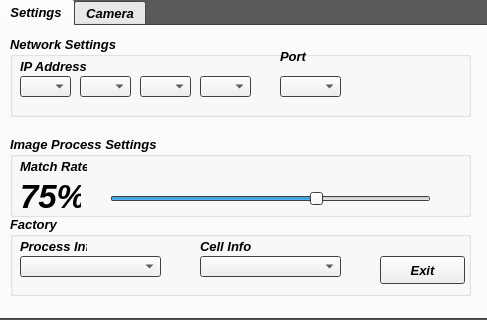
<?xml version="1.0" encoding="UTF-8"?>
<ui version="4.0">
 <class>MainWindow</class>
 <widget class="QMainWindow" name="MainWindow">
  <property name="geometry">
   <rect>
    <x>0</x>
    <y>0</y>
    <width>487</width>
    <height>320</height>
   </rect>
  </property>
  <property name="palette">
   <palette>
    <active>
     <colorrole role="Base">
      <brush brushstyle="SolidPattern">
       <color alpha="255">
        <red>255</red>
        <green>255</green>
        <blue>255</blue>
       </color>
      </brush>
     </colorrole>
     <colorrole role="Window">
      <brush brushstyle="SolidPattern">
       <color alpha="255">
        <red>90</red>
        <green>90</green>
        <blue>90</blue>
       </color>
      </brush>
     </colorrole>
    </active>
    <inactive>
     <colorrole role="Base">
      <brush brushstyle="SolidPattern">
       <color alpha="255">
        <red>255</red>
        <green>255</green>
        <blue>255</blue>
       </color>
      </brush>
     </colorrole>
     <colorrole role="Window">
      <brush brushstyle="SolidPattern">
       <color alpha="255">
        <red>90</red>
        <green>90</green>
        <blue>90</blue>
       </color>
      </brush>
     </colorrole>
    </inactive>
    <disabled>
     <colorrole role="Base">
      <brush brushstyle="SolidPattern">
       <color alpha="255">
        <red>90</red>
        <green>90</green>
        <blue>90</blue>
       </color>
      </brush>
     </colorrole>
     <colorrole role="Window">
      <brush brushstyle="SolidPattern">
       <color alpha="255">
        <red>90</red>
        <green>90</green>
        <blue>90</blue>
       </color>
      </brush>
     </colorrole>
    </disabled>
   </palette>
  </property>
  <property name="windowTitle">
   <string>MainWindow</string>
  </property>
  <widget class="QWidget" name="centralWidget">
   <widget class="QTabWidget" name="tabWidget">
    <property name="geometry">
     <rect>
      <x>-2</x>
      <y>-1</y>
      <width>491</width>
      <height>321</height>
     </rect>
    </property>
    <property name="font">
     <font>
      <pointsize>10</pointsize>
      <weight>75</weight>
      <italic>true</italic>
      <bold>true</bold>
     </font>
    </property>
    <property name="currentIndex">
     <number>0</number>
    </property>
    <widget class="QWidget" name="SettingTab">
     <attribute name="title">
      <string>Settings</string>
     </attribute>
     <widget class="QGroupBox" name="groupBox">
      <property name="geometry">
       <rect>
        <x>10</x>
        <y>10</y>
        <width>461</width>
        <height>81</height>
       </rect>
      </property>
      <property name="contextMenuPolicy">
       <enum>Qt::NoContextMenu</enum>
      </property>
      <property name="autoFillBackground">
       <bool>false</bool>
      </property>
      <property name="title">
       <string>Network Settings</string>
      </property>
      <property name="flat">
       <bool>false</bool>
      </property>
      <property name="checkable">
       <bool>false</bool>
      </property>
      <widget class="QLabel" name="label_3">
       <property name="geometry">
        <rect>
         <x>10</x>
         <y>20</y>
         <width>67</width>
         <height>21</height>
        </rect>
       </property>
       <property name="text">
        <string>IP Address</string>
       </property>
      </widget>
      <widget class="QComboBox" name="ipcb1">
       <property name="geometry">
        <rect>
         <x>10</x>
         <y>40</y>
         <width>51</width>
         <height>21</height>
        </rect>
       </property>
      </widget>
      <widget class="QComboBox" name="ipcb2">
       <property name="geometry">
        <rect>
         <x>70</x>
         <y>40</y>
         <width>51</width>
         <height>21</height>
        </rect>
       </property>
      </widget>
      <widget class="QComboBox" name="ipcb3">
       <property name="geometry">
        <rect>
         <x>130</x>
         <y>40</y>
         <width>51</width>
         <height>21</height>
        </rect>
       </property>
      </widget>
      <widget class="QComboBox" name="ipcb4">
       <property name="geometry">
        <rect>
         <x>190</x>
         <y>40</y>
         <width>51</width>
         <height>21</height>
        </rect>
       </property>
      </widget>
      <widget class="QComboBox" name="portcb">
       <property name="geometry">
        <rect>
         <x>270</x>
         <y>40</y>
         <width>61</width>
         <height>21</height>
        </rect>
       </property>
      </widget>
      <widget class="QLabel" name="label_4">
       <property name="geometry">
        <rect>
         <x>270</x>
         <y>10</y>
         <width>67</width>
         <height>21</height>
        </rect>
       </property>
       <property name="text">
        <string>Port</string>
       </property>
      </widget>
     </widget>
     <widget class="QGroupBox" name="groupBox_2">
      <property name="geometry">
       <rect>
        <x>10</x>
        <y>110</y>
        <width>461</width>
        <height>81</height>
       </rect>
      </property>
      <property name="title">
       <string>Image Process Settings</string>
      </property>
      <widget class="QSlider" name="matchRateSlider">
       <property name="geometry">
        <rect>
         <x>100</x>
         <y>50</y>
         <width>321</width>
         <height>26</height>
        </rect>
       </property>
       <property name="maximum">
        <number>100</number>
       </property>
       <property name="value">
        <number>65</number>
       </property>
       <property name="orientation">
        <enum>Qt::Horizontal</enum>
       </property>
      </widget>
      <widget class="QLabel" name="label_5">
       <property name="geometry">
        <rect>
         <x>10</x>
         <y>20</y>
         <width>67</width>
         <height>21</height>
        </rect>
       </property>
       <property name="text">
        <string>Match Rate</string>
       </property>
      </widget>
      <widget class="QLabel" name="currentRate">
       <property name="geometry">
        <rect>
         <x>10</x>
         <y>40</y>
         <width>61</width>
         <height>41</height>
        </rect>
       </property>
       <property name="font">
        <font>
         <pointsize>25</pointsize>
        </font>
       </property>
       <property name="text">
        <string>75%</string>
       </property>
       <property name="textFormat">
        <enum>Qt::AutoText</enum>
       </property>
      </widget>
     </widget>
     <widget class="QGroupBox" name="groupBox_3">
      <property name="geometry">
       <rect>
        <x>10</x>
        <y>190</y>
        <width>461</width>
        <height>80</height>
       </rect>
      </property>
      <property name="title">
       <string>Factory</string>
      </property>
      <widget class="QComboBox" name="factorycb">
       <property name="geometry">
        <rect>
         <x>10</x>
         <y>40</y>
         <width>141</width>
         <height>21</height>
        </rect>
       </property>
      </widget>
      <widget class="QPushButton" name="exitButton">
       <property name="geometry">
        <rect>
         <x>370</x>
         <y>40</y>
         <width>85</width>
         <height>28</height>
        </rect>
       </property>
       <property name="text">
        <string>Exit</string>
       </property>
      </widget>
      <widget class="QLabel" name="label">
       <property name="geometry">
        <rect>
         <x>190</x>
         <y>20</y>
         <width>67</width>
         <height>21</height>
        </rect>
       </property>
       <property name="text">
        <string>Cell Info</string>
       </property>
      </widget>
      <widget class="QLabel" name="label_2">
       <property name="geometry">
        <rect>
         <x>10</x>
         <y>20</y>
         <width>67</width>
         <height>21</height>
        </rect>
       </property>
       <property name="text">
        <string>Process Info</string>
       </property>
      </widget>
      <widget class="QComboBox" name="cellinfocb">
       <property name="geometry">
        <rect>
         <x>190</x>
         <y>40</y>
         <width>141</width>
         <height>21</height>
        </rect>
       </property>
      </widget>
     </widget>
    </widget>
    <widget class="QWidget" name="CameraTab">
     <property name="palette">
      <palette>
       <active>
        <colorrole role="WindowText">
         <brush brushstyle="SolidPattern">
          <color alpha="255">
           <red>0</red>
           <green>0</green>
           <blue>0</blue>
          </color>
         </brush>
        </colorrole>
        <colorrole role="Button">
         <brush brushstyle="SolidPattern">
          <color alpha="255">
           <red>175</red>
           <green>175</green>
           <blue>175</blue>
          </color>
         </brush>
        </colorrole>
        <colorrole role="Light">
         <brush brushstyle="SolidPattern">
          <color alpha="255">
           <red>255</red>
           <green>255</green>
           <blue>255</blue>
          </color>
         </brush>
        </colorrole>
        <colorrole role="Midlight">
         <brush brushstyle="SolidPattern">
          <color alpha="255">
           <red>215</red>
           <green>215</green>
           <blue>215</blue>
          </color>
         </brush>
        </colorrole>
        <colorrole role="Dark">
         <brush brushstyle="SolidPattern">
          <color alpha="255">
           <red>87</red>
           <green>87</green>
           <blue>87</blue>
          </color>
         </brush>
        </colorrole>
        <colorrole role="Mid">
         <brush brushstyle="SolidPattern">
          <color alpha="255">
           <red>117</red>
           <green>117</green>
           <blue>117</blue>
          </color>
         </brush>
        </colorrole>
        <colorrole role="Text">
         <brush brushstyle="SolidPattern">
          <color alpha="255">
           <red>0</red>
           <green>0</green>
           <blue>0</blue>
          </color>
         </brush>
        </colorrole>
        <colorrole role="BrightText">
         <brush brushstyle="SolidPattern">
          <color alpha="255">
           <red>255</red>
           <green>255</green>
           <blue>255</blue>
          </color>
         </brush>
        </colorrole>
        <colorrole role="ButtonText">
         <brush brushstyle="SolidPattern">
          <color alpha="255">
           <red>0</red>
           <green>0</green>
           <blue>0</blue>
          </color>
         </brush>
        </colorrole>
        <colorrole role="Base">
         <brush brushstyle="SolidPattern">
          <color alpha="255">
           <red>255</red>
           <green>255</green>
           <blue>255</blue>
          </color>
         </brush>
        </colorrole>
        <colorrole role="Window">
         <brush brushstyle="SolidPattern">
          <color alpha="255">
           <red>175</red>
           <green>175</green>
           <blue>175</blue>
          </color>
         </brush>
        </colorrole>
        <colorrole role="Shadow">
         <brush brushstyle="SolidPattern">
          <color alpha="255">
           <red>0</red>
           <green>0</green>
           <blue>0</blue>
          </color>
         </brush>
        </colorrole>
        <colorrole role="AlternateBase">
         <brush brushstyle="SolidPattern">
          <color alpha="255">
           <red>215</red>
           <green>215</green>
           <blue>215</blue>
          </color>
         </brush>
        </colorrole>
        <colorrole role="ToolTipBase">
         <brush brushstyle="SolidPattern">
          <color alpha="255">
           <red>255</red>
           <green>255</green>
           <blue>220</blue>
          </color>
         </brush>
        </colorrole>
        <colorrole role="ToolTipText">
         <brush brushstyle="SolidPattern">
          <color alpha="255">
           <red>0</red>
           <green>0</green>
           <blue>0</blue>
          </color>
         </brush>
        </colorrole>
       </active>
       <inactive>
        <colorrole role="WindowText">
         <brush brushstyle="SolidPattern">
          <color alpha="255">
           <red>0</red>
           <green>0</green>
           <blue>0</blue>
          </color>
         </brush>
        </colorrole>
        <colorrole role="Button">
         <brush brushstyle="SolidPattern">
          <color alpha="255">
           <red>175</red>
           <green>175</green>
           <blue>175</blue>
          </color>
         </brush>
        </colorrole>
        <colorrole role="Light">
         <brush brushstyle="SolidPattern">
          <color alpha="255">
           <red>255</red>
           <green>255</green>
           <blue>255</blue>
          </color>
         </brush>
        </colorrole>
        <colorrole role="Midlight">
         <brush brushstyle="SolidPattern">
          <color alpha="255">
           <red>215</red>
           <green>215</green>
           <blue>215</blue>
          </color>
         </brush>
        </colorrole>
        <colorrole role="Dark">
         <brush brushstyle="SolidPattern">
          <color alpha="255">
           <red>87</red>
           <green>87</green>
           <blue>87</blue>
          </color>
         </brush>
        </colorrole>
        <colorrole role="Mid">
         <brush brushstyle="SolidPattern">
          <color alpha="255">
           <red>117</red>
           <green>117</green>
           <blue>117</blue>
          </color>
         </brush>
        </colorrole>
        <colorrole role="Text">
         <brush brushstyle="SolidPattern">
          <color alpha="255">
           <red>0</red>
           <green>0</green>
           <blue>0</blue>
          </color>
         </brush>
        </colorrole>
        <colorrole role="BrightText">
         <brush brushstyle="SolidPattern">
          <color alpha="255">
           <red>255</red>
           <green>255</green>
           <blue>255</blue>
          </color>
         </brush>
        </colorrole>
        <colorrole role="ButtonText">
         <brush brushstyle="SolidPattern">
          <color alpha="255">
           <red>0</red>
           <green>0</green>
           <blue>0</blue>
          </color>
         </brush>
        </colorrole>
        <colorrole role="Base">
         <brush brushstyle="SolidPattern">
          <color alpha="255">
           <red>255</red>
           <green>255</green>
           <blue>255</blue>
          </color>
         </brush>
        </colorrole>
        <colorrole role="Window">
         <brush brushstyle="SolidPattern">
          <color alpha="255">
           <red>175</red>
           <green>175</green>
           <blue>175</blue>
          </color>
         </brush>
        </colorrole>
        <colorrole role="Shadow">
         <brush brushstyle="SolidPattern">
          <color alpha="255">
           <red>0</red>
           <green>0</green>
           <blue>0</blue>
          </color>
         </brush>
        </colorrole>
        <colorrole role="AlternateBase">
         <brush brushstyle="SolidPattern">
          <color alpha="255">
           <red>215</red>
           <green>215</green>
           <blue>215</blue>
          </color>
         </brush>
        </colorrole>
        <colorrole role="ToolTipBase">
         <brush brushstyle="SolidPattern">
          <color alpha="255">
           <red>255</red>
           <green>255</green>
           <blue>220</blue>
          </color>
         </brush>
        </colorrole>
        <colorrole role="ToolTipText">
         <brush brushstyle="SolidPattern">
          <color alpha="255">
           <red>0</red>
           <green>0</green>
           <blue>0</blue>
          </color>
         </brush>
        </colorrole>
       </inactive>
       <disabled>
        <colorrole role="WindowText">
         <brush brushstyle="SolidPattern">
          <color alpha="255">
           <red>87</red>
           <green>87</green>
           <blue>87</blue>
          </color>
         </brush>
        </colorrole>
        <colorrole role="Button">
         <brush brushstyle="SolidPattern">
          <color alpha="255">
           <red>175</red>
           <green>175</green>
           <blue>175</blue>
          </color>
         </brush>
        </colorrole>
        <colorrole role="Light">
         <brush brushstyle="SolidPattern">
          <color alpha="255">
           <red>255</red>
           <green>255</green>
           <blue>255</blue>
          </color>
         </brush>
        </colorrole>
        <colorrole role="Midlight">
         <brush brushstyle="SolidPattern">
          <color alpha="255">
           <red>215</red>
           <green>215</green>
           <blue>215</blue>
          </color>
         </brush>
        </colorrole>
        <colorrole role="Dark">
         <brush brushstyle="SolidPattern">
          <color alpha="255">
           <red>87</red>
           <green>87</green>
           <blue>87</blue>
          </color>
         </brush>
        </colorrole>
        <colorrole role="Mid">
         <brush brushstyle="SolidPattern">
          <color alpha="255">
           <red>117</red>
           <green>117</green>
           <blue>117</blue>
          </color>
         </brush>
        </colorrole>
        <colorrole role="Text">
         <brush brushstyle="SolidPattern">
          <color alpha="255">
           <red>87</red>
           <green>87</green>
           <blue>87</blue>
          </color>
         </brush>
        </colorrole>
        <colorrole role="BrightText">
         <brush brushstyle="SolidPattern">
          <color alpha="255">
           <red>255</red>
           <green>255</green>
           <blue>255</blue>
          </color>
         </brush>
        </colorrole>
        <colorrole role="ButtonText">
         <brush brushstyle="SolidPattern">
          <color alpha="255">
           <red>87</red>
           <green>87</green>
           <blue>87</blue>
          </color>
         </brush>
        </colorrole>
        <colorrole role="Base">
         <brush brushstyle="SolidPattern">
          <color alpha="255">
           <red>175</red>
           <green>175</green>
           <blue>175</blue>
          </color>
         </brush>
        </colorrole>
        <colorrole role="Window">
         <brush brushstyle="SolidPattern">
          <color alpha="255">
           <red>175</red>
           <green>175</green>
           <blue>175</blue>
          </color>
         </brush>
        </colorrole>
        <colorrole role="Shadow">
         <brush brushstyle="SolidPattern">
          <color alpha="255">
           <red>0</red>
           <green>0</green>
           <blue>0</blue>
          </color>
         </brush>
        </colorrole>
        <colorrole role="AlternateBase">
         <brush brushstyle="SolidPattern">
          <color alpha="255">
           <red>175</red>
           <green>175</green>
           <blue>175</blue>
          </color>
         </brush>
        </colorrole>
        <colorrole role="ToolTipBase">
         <brush brushstyle="SolidPattern">
          <color alpha="255">
           <red>255</red>
           <green>255</green>
           <blue>220</blue>
          </color>
         </brush>
        </colorrole>
        <colorrole role="ToolTipText">
         <brush brushstyle="SolidPattern">
          <color alpha="255">
           <red>0</red>
           <green>0</green>
           <blue>0</blue>
          </color>
         </brush>
        </colorrole>
       </disabled>
      </palette>
     </property>
     <property name="font">
      <font>
       <pointsize>10</pointsize>
       <weight>75</weight>
       <italic>true</italic>
       <bold>true</bold>
      </font>
     </property>
     <attribute name="title">
      <string>Camera</string>
     </attribute>
     <widget class="QWidget" name="verticalLayoutWidget">
      <property name="geometry">
       <rect>
        <x>310</x>
        <y>10</y>
        <width>171</width>
        <height>121</height>
       </rect>
      </property>
      <layout class="QVBoxLayout" name="verticalLayout">
       <item>
        <widget class="QLabel" name="preCapturedImg">
         <property name="text">
          <string/>
         </property>
        </widget>
       </item>
      </layout>
     </widget>
     <widget class="QWidget" name="horizontalLayoutWidget">
      <property name="geometry">
       <rect>
        <x>60</x>
        <y>210</y>
        <width>371</width>
        <height>66</height>
       </rect>
      </property>
      <layout class="QHBoxLayout" name="capturedImgLayout">
       <property name="spacing">
        <number>15</number>
       </property>
       <item>
        <widget class="QPushButton" name="img0">
         <property name="sizePolicy">
          <sizepolicy hsizetype="Minimum" vsizetype="Minimum">
           <horstretch>0</horstretch>
           <verstretch>0</verstretch>
          </sizepolicy>
         </property>
         <property name="text">
          <string/>
         </property>
        </widget>
       </item>
       <item>
        <widget class="QPushButton" name="img1">
         <property name="sizePolicy">
          <sizepolicy hsizetype="Minimum" vsizetype="Minimum">
           <horstretch>0</horstretch>
           <verstretch>0</verstretch>
          </sizepolicy>
         </property>
         <property name="text">
          <string/>
         </property>
        </widget>
       </item>
       <item>
        <widget class="QPushButton" name="img2">
         <property name="sizePolicy">
          <sizepolicy hsizetype="Minimum" vsizetype="Minimum">
           <horstretch>0</horstretch>
           <verstretch>0</verstretch>
          </sizepolicy>
         </property>
         <property name="text">
          <string/>
         </property>
        </widget>
       </item>
       <item>
        <widget class="QPushButton" name="img3">
         <property name="sizePolicy">
          <sizepolicy hsizetype="Minimum" vsizetype="Minimum">
           <horstretch>0</horstretch>
           <verstretch>0</verstretch>
          </sizepolicy>
         </property>
         <property name="text">
          <string/>
         </property>
        </widget>
       </item>
       <item>
        <widget class="QPushButton" name="img4">
         <property name="sizePolicy">
          <sizepolicy hsizetype="Minimum" vsizetype="Minimum">
           <horstretch>0</horstretch>
           <verstretch>0</verstretch>
          </sizepolicy>
         </property>
         <property name="text">
          <string/>
         </property>
        </widget>
       </item>
      </layout>
     </widget>
     <widget class="QWidget" name="horizontalLayoutWidget_2">
      <property name="geometry">
       <rect>
        <x>310</x>
        <y>130</y>
        <width>171</width>
        <height>71</height>
       </rect>
      </property>
      <layout class="QHBoxLayout" name="horizontalLayout_2">
       <item>
        <layout class="QVBoxLayout" name="verticalLayout_2">
         <item>
          <widget class="QLabel" name="matchRateResult">
           <property name="font">
            <font>
             <pointsize>12</pointsize>
            </font>
           </property>
           <property name="text">
            <string/>
           </property>
           <property name="alignment">
            <set>Qt::AlignCenter</set>
           </property>
          </widget>
         </item>
         <item>
          <widget class="QPushButton" name="ResetButton">
           <property name="sizePolicy">
            <sizepolicy hsizetype="Minimum" vsizetype="Minimum">
             <horstretch>0</horstretch>
             <verstretch>0</verstretch>
            </sizepolicy>
           </property>
           <property name="text">
            <string>RESET</string>
           </property>
          </widget>
         </item>
        </layout>
       </item>
       <item>
        <widget class="QLabel" name="curStep">
         <property name="font">
          <font>
           <family>Piboto</family>
           <pointsize>12</pointsize>
           <italic>false</italic>
          </font>
         </property>
         <property name="text">
          <string>Barcode</string>
         </property>
         <property name="textFormat">
          <enum>Qt::AutoText</enum>
         </property>
         <property name="alignment">
          <set>Qt::AlignCenter</set>
         </property>
        </widget>
       </item>
      </layout>
     </widget>
     <widget class="QPushButton" name="leftButton">
      <property name="geometry">
       <rect>
        <x>10</x>
        <y>210</y>
        <width>41</width>
        <height>64</height>
       </rect>
      </property>
      <property name="sizePolicy">
       <sizepolicy hsizetype="Minimum" vsizetype="Minimum">
        <horstretch>0</horstretch>
        <verstretch>0</verstretch>
       </sizepolicy>
      </property>
      <property name="minimumSize">
       <size>
        <width>0</width>
        <height>0</height>
       </size>
      </property>
      <property name="text">
       <string>◀</string>
      </property>
     </widget>
     <widget class="QPushButton" name="rightButton">
      <property name="geometry">
       <rect>
        <x>440</x>
        <y>210</y>
        <width>41</width>
        <height>64</height>
       </rect>
      </property>
      <property name="sizePolicy">
       <sizepolicy hsizetype="Minimum" vsizetype="Minimum">
        <horstretch>0</horstretch>
        <verstretch>0</verstretch>
       </sizepolicy>
      </property>
      <property name="text">
       <string>▶</string>
      </property>
     </widget>
     <widget class="QPushButton" name="streamingImg">
      <property name="geometry">
       <rect>
        <x>10</x>
        <y>10</y>
        <width>291</width>
        <height>181</height>
       </rect>
      </property>
      <property name="text">
       <string/>
      </property>
     </widget>
    </widget>
   </widget>
  </widget>
 </widget>
 <layoutdefault spacing="6" margin="11"/>
 <resources/>
 <connections/>
</ui>
